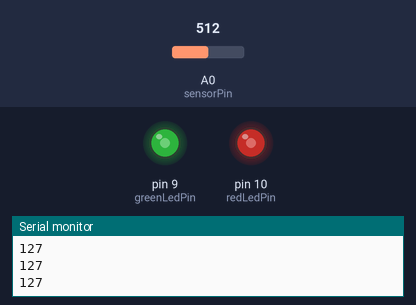
Bench run of a sketch on a simulated Arduino Uno, built with avr-gcc and run on an emulated ATmega328P. Shown: output pins drawn as LEDs (lit = HIGH), the last lines printed to the serial monitor. Inputs (shaded band) come from the test bench; at power-on: A0 (sensorPin) = 512.

Above: at 1.2 s.
1.3 s: A0 (sensorPin) set to 716
At 2.2 s:
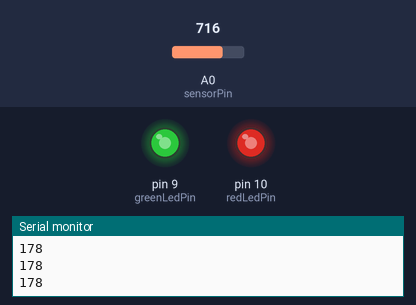
2.8 s: A0 (sensorPin) set to 900
At 3.6 s:
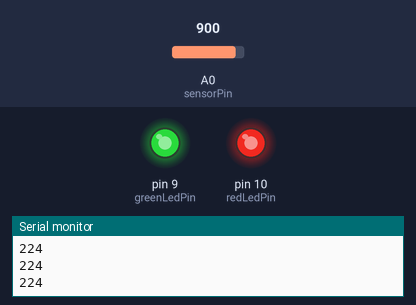
4.3 s: A0 (sensorPin) set to 122
At 5.0 s:
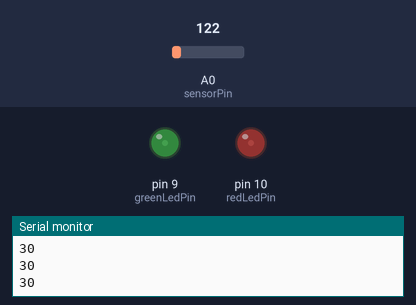
5.8 s: A0 (sensorPin) set to 0
At 6.2 s:
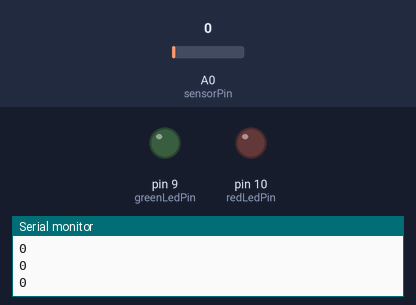
7.3 s: A0 (sensorPin) set to 511
At 8.6 s:
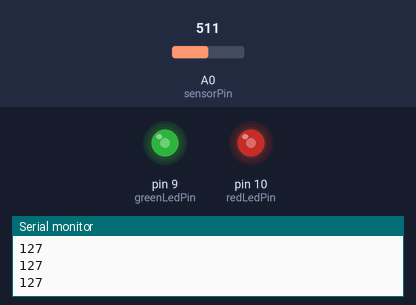
Timing chart, 0 to 9.8 s (numbered marks = the images above; inputs shaded):
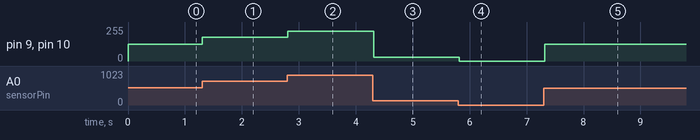

The sketch:

Potmeter_LEDS_on_or_off_based_on_potmeter.ino
```cpp
int redLedPin = 10;
int greenLedPin = 9;
int sensorValue = 0; // variable for sensor value
int sensorPin = A0; // variable for sensor pin
void setup() {
 pinMode(redLedPin, OUTPUT);
 pinMode(greenLedPin, OUTPUT);
 pinMode(sensorPin, INPUT);
 Serial.begin(9600);
}
void loop() {
 sensorValue = analogRead(sensorPin); // read the value/voltage on the sensor pin and
 // store that value in the variable sensorValue
sensorValue = map(sensorValue, 0, 1023, 0, 255);
 analogWrite(redLedPin, sensorValue);
 analogWrite(greenLedPin, sensorValue);
 Serial.println(sensorValue); // print out sensorValue to the Serial Monitor
 delay(20); // delay for 0.02 seconds
}
```

Measured:
- after the input at 1.3 s, pin 9 (greenLedPin), pin 10 (redLedPin): 127/255 → 178/255 at once
- after the input at 2.8 s, pin 9 (greenLedPin), pin 10 (redLedPin): 178/255 → 224/255 at once
- after the input at 4.3 s, pin 9 (greenLedPin), pin 10 (redLedPin): 224/255 → 30/255 at once
- after the input at 5.8 s, pin 9 (greenLedPin), pin 10 (redLedPin): 30/255 → 0/255 at once
- after the input at 7.3 s, pin 9 (greenLedPin), pin 10 (redLedPin): 0/255 → 127/255 at once
